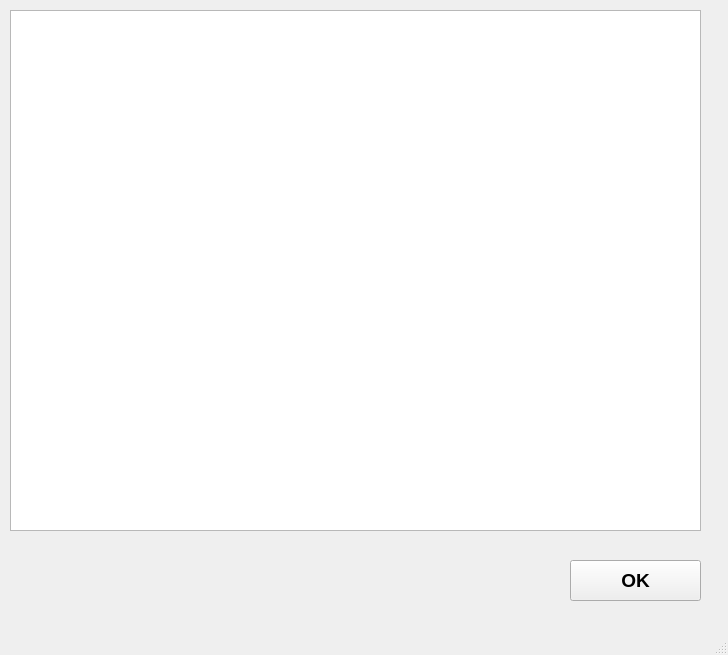
<?xml version="1.0" encoding="UTF-8"?>
<ui version="4.0">
 <class>MainWindow</class>
 <widget class="QMainWindow" name="MainWindow">
  <property name="geometry">
   <rect>
    <x>0</x>
    <y>0</y>
    <width>728</width>
    <height>655</height>
   </rect>
  </property>
  <property name="windowTitle">
   <string>MainWindow</string>
  </property>
  <widget class="QWidget" name="centralwidget">
   <widget class="QGraphicsView" name="graphicsView">
    <property name="geometry">
     <rect>
      <x>10</x>
      <y>10</y>
      <width>691</width>
      <height>521</height>
     </rect>
    </property>
   </widget>
   <widget class="QPushButton" name="pushButton">
    <property name="geometry">
     <rect>
      <x>570</x>
      <y>560</y>
      <width>131</width>
      <height>41</height>
     </rect>
    </property>
    <property name="font">
     <font>
      <pointsize>14</pointsize>
      <weight>75</weight>
      <bold>true</bold>
     </font>
    </property>
    <property name="text">
     <string>OK</string>
    </property>
   </widget>
  </widget>
  <widget class="QMenuBar" name="menubar">
   <property name="geometry">
    <rect>
     <x>0</x>
     <y>0</y>
     <width>728</width>
     <height>21</height>
    </rect>
   </property>
  </widget>
  <widget class="QStatusBar" name="statusbar"/>
 </widget>
 <resources/>
 <connections/>
</ui>
